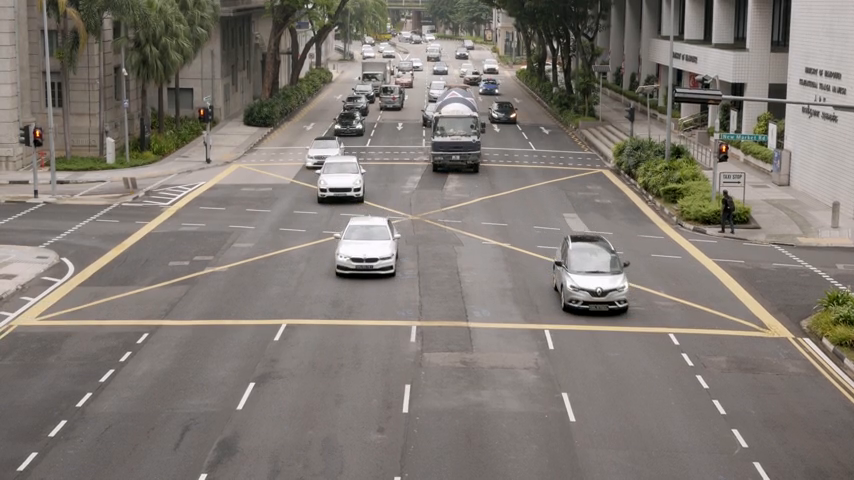
#> input picture frame 24 of Cars.mp4, 854 x 480 px
$ python Car_detector.py
#> lines starting #> are read from the running program, lines starting #| are printed output that depends on the picture; after the words box and inside, x2 and y2 are one past the last pixel; in counts of white or black regions, pixels touching at a corner belong together
import cv2

# Load the car cascade
car_cascade = cv2.CascadeClassifier('cars.xml')

# Open the video file
cap = cv2.VideoCapture('Cars.mp4')

# Create a window
window_name = "Car Detection"
cv2.namedWindow(window_name)

while True:
    ret, frame = cap.read()
#> frame is the input picture: shape (480, 854, 3); mean B, G, R 114.5, 120.6, 127.4
    if not ret:
        break

    # Convert to grayscale
    gray = cv2.cvtColor(frame, cv2.COLOR_BGR2GRAY)
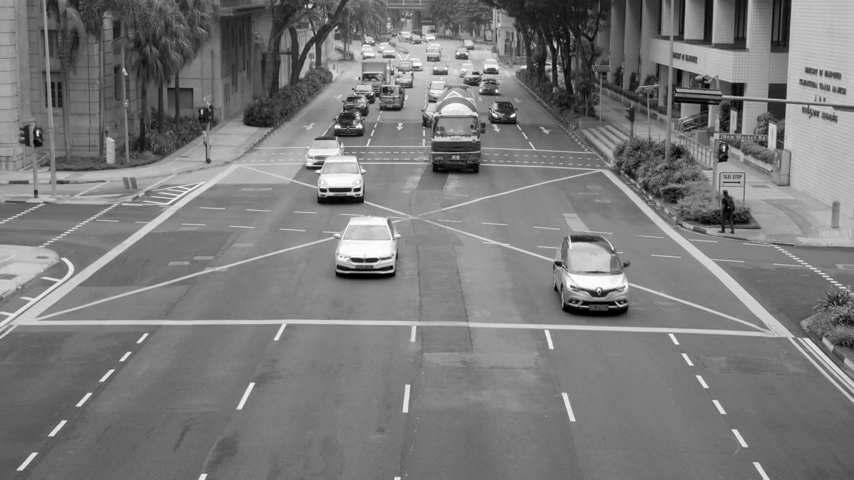
#> gray: shape (480, 854); min 0, max 255, mean 122

    # Detect cars
    cars = car_cascade.detectMultiScale(gray, 1.1, 3)
#> cars = [[451, 44, 22, 22], [428, 57, 25, 25], [372, 83, 40, 40], [3, 163, 30, 30], [409, 106, 96, 96], [322, 219, 86, 86]]

    # Draw rectangles around detected cars
    for (x, y, w, h) in cars:
        cv2.rectangle(frame, (x, y), (x + w, y + h), (0, 255, 0), 2)
#> this loop made 6 passes
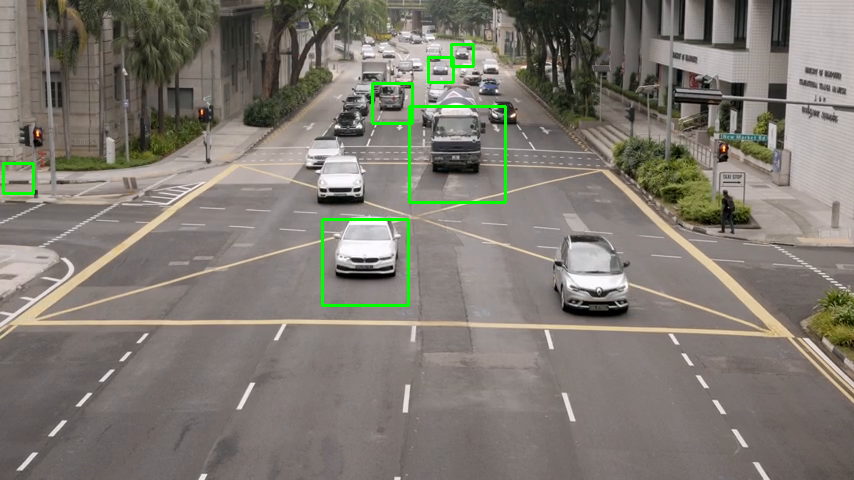
#> frame: shape (480, 854, 3); 0.86% of pixels changed, all inside (x1, y1, x2, y2) = (2, 43, 507, 307)

    # Show the frame
    cv2.imshow(window_name, frame)

    # Close if 'q' is pressed or if the window is closed
    if cv2.waitKey(1) & 0xFF == ord('q'):
#> (key q is pressed here)
        break
    if cv2.getWindowProperty(window_name, cv2.WND_PROP_VISIBLE) < 1:
        break

cap.release()
cv2.destroyAllWindows()

$ run again, starting later in the video
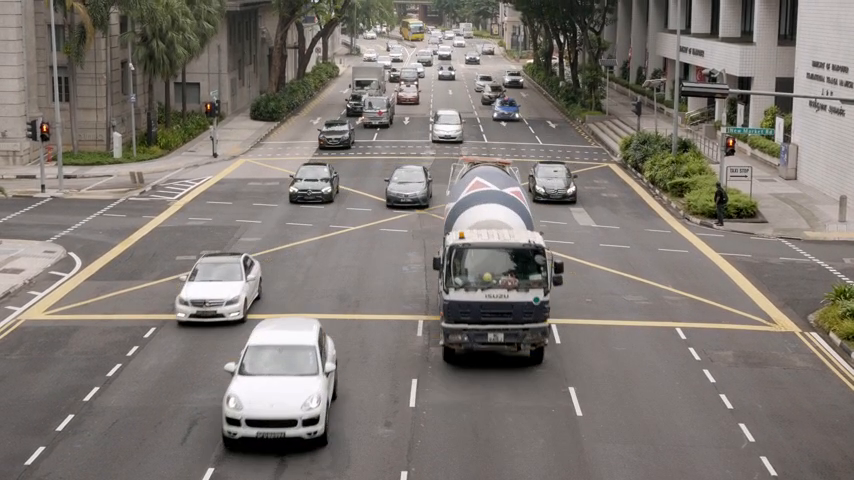
#> input picture frame 108 of Cars.mp4, 854 x 480 px
#> frame is the input picture: shape (480, 854, 3); mean B, G, R 113.6, 119, 125.7
#> `gray = cv2.cvtColor(frame, cv2.COLOR_BGR2GRAY)`:
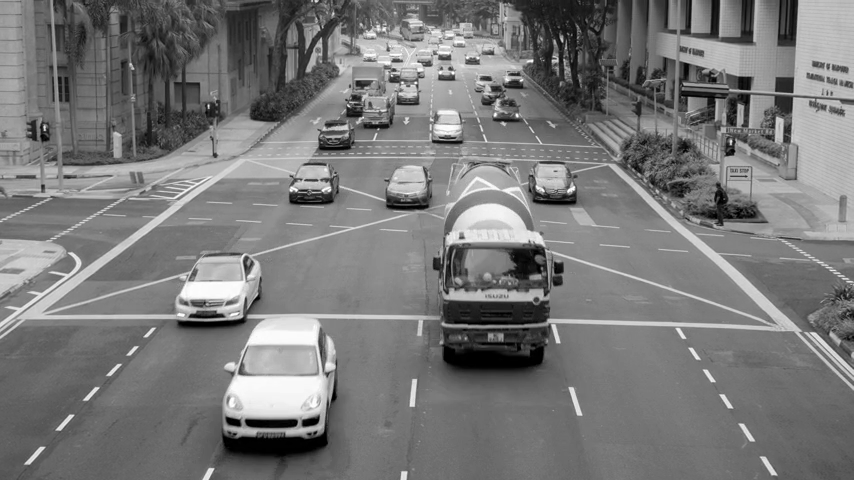
#> gray: shape (480, 854); min 0, max 255, mean 120.5
#> cars = 16 rows, first 6: [433, 43, 23, 23], [459, 46, 26, 26], [499, 66, 31, 31], [9, 157, 32, 32], [426, 53, 40, 40], [426, 114, 44, 44]
#> the loop `for (x, y, w, h) in cars:` made 16 passes
#> after the loop `for (x, y, w, h) in cars:`:
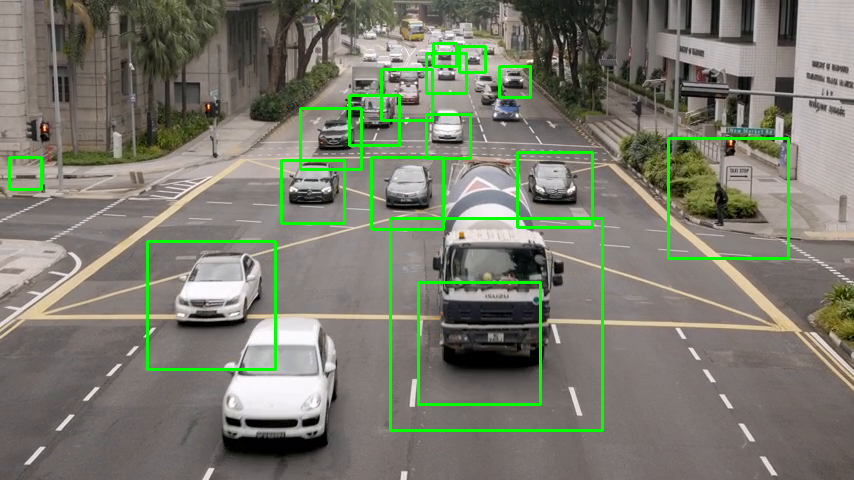
#> frame: shape (480, 854, 3); 3.3% of pixels changed, all inside (x1, y1, x2, y2) = (8, 42, 790, 432)

$ run again, starting later in the video
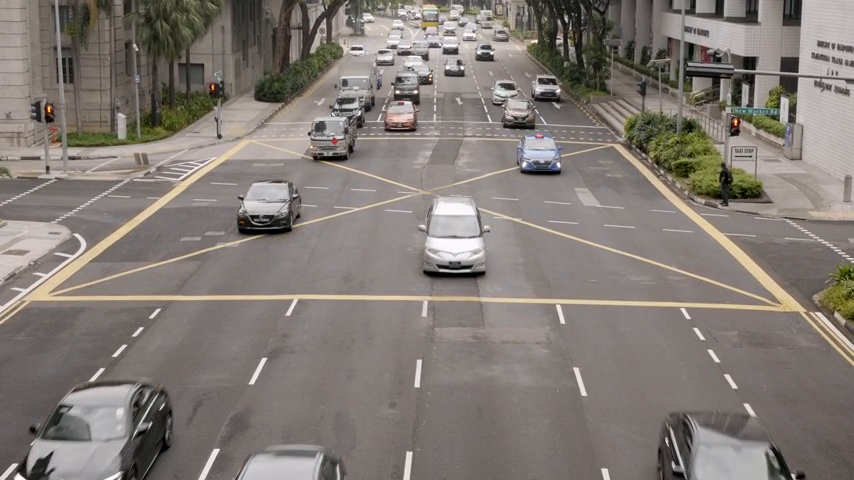
#> input picture frame 192 of Cars.mp4, 854 x 480 px
#> frame is the input picture: shape (480, 854, 3); mean B, G, R 117.1, 122.5, 129.8
#> `gray = cv2.cvtColor(frame, cv2.COLOR_BGR2GRAY)`:
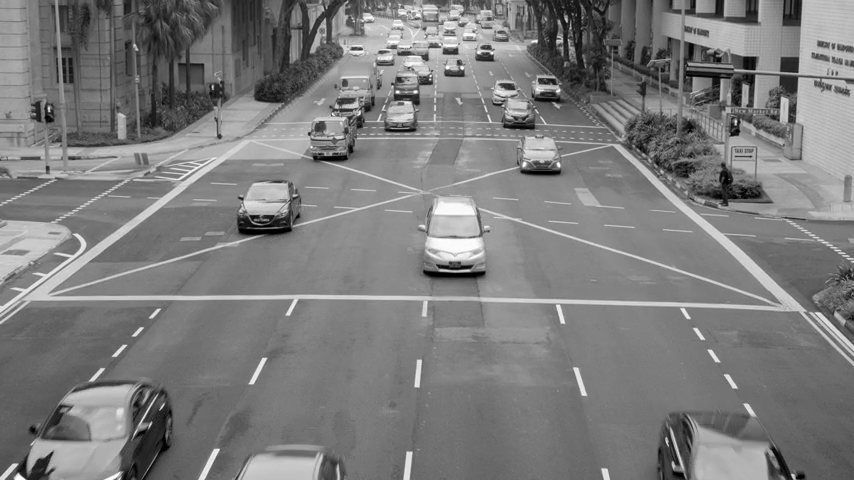
#> gray: shape (480, 854); min 0, max 255, mean 124.2
#> cars = [[16, 139, 31, 31], [433, 30, 34, 34], [461, 29, 46, 46], [524, 70, 47, 47], [370, 93, 58, 58], [293, 117, 66, 66], [502, 120, 82, 82], [214, 164, 102, 102], [406, 208, 102, 102]]
#> the loop `for (x, y, w, h) in cars:` made 9 passes
#> after the loop `for (x, y, w, h) in cars:`:
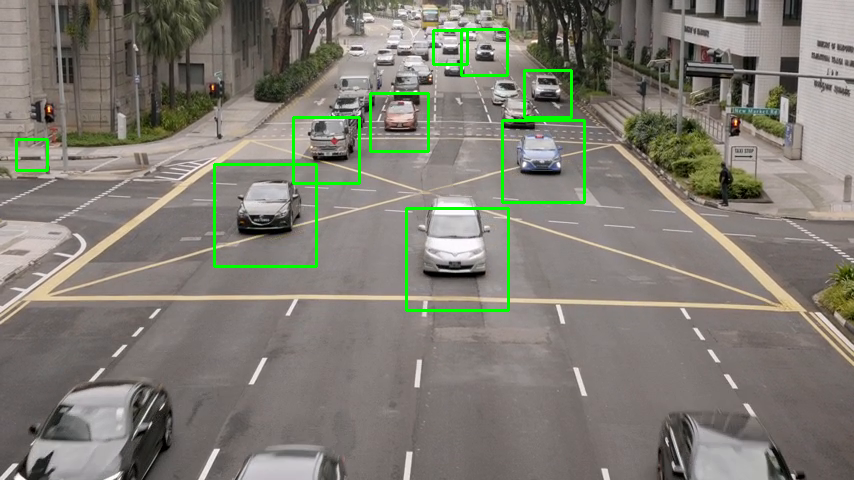
#> frame: shape (480, 854, 3); 1.64% of pixels changed, all inside (x1, y1, x2, y2) = (15, 28, 586, 312)
